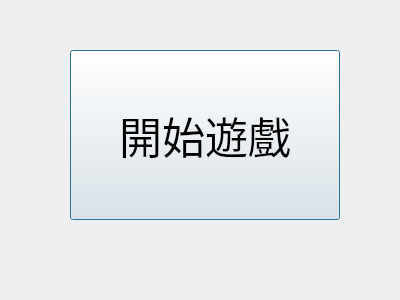
<?xml version="1.0" encoding="UTF-8"?>
<ui version="4.0">
 <class>SDialog</class>
 <widget class="QDialog" name="SDialog">
  <property name="geometry">
   <rect>
    <x>0</x>
    <y>0</y>
    <width>400</width>
    <height>300</height>
   </rect>
  </property>
  <property name="windowTitle">
   <string>Dialog</string>
  </property>
  <property name="sizeGripEnabled">
   <bool>false</bool>
  </property>
  <widget class="QPushButton" name="pushButton">
   <property name="geometry">
    <rect>
     <x>70</x>
     <y>50</y>
     <width>270</width>
     <height>170</height>
    </rect>
   </property>
   <property name="font">
    <font>
     <pointsize>32</pointsize>
    </font>
   </property>
   <property name="text">
    <string>開始遊戲</string>
   </property>
  </widget>
 </widget>
 <resources/>
 <connections/>
</ui>
